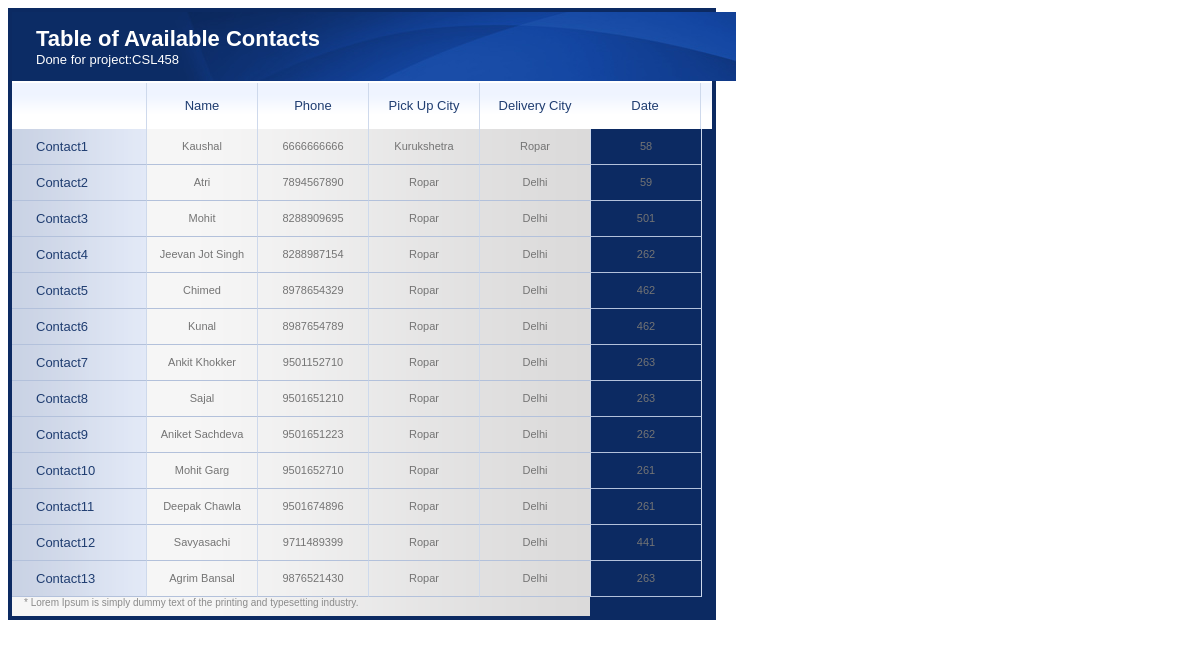
Page /MyTruck/procrap/index2.php on the committed database.
### tables this page shows
CREATE TABLE IF NOT EXISTS `Trucks` (
  `Name` varchar(50) NOT NULL,
  `Phone number` bigint(10) NOT NULL,
  `Initial Place` varchar(50) NOT NULL,
  `Destination` varchar(50) NOT NULL,
  `Time Left in Departure` int(11) NOT NULL,
  UNIQUE KEY `Phone number` (`Phone number`)
);

### MyTruck/query.php (called while the page is built, shortened)
<?php
$counter=0;
$p=$_POST['initial'];
$r=$_POST['destination'];
if ($p&&$r)
	$sel=mysql_query("select count(*) AS c from `Trucks` WHERE `Initial Place`='".$p."' AND `Destination`='".$r."'");
else if ($p)
	$sel=mysql_query("select count(*) AS c from `Trucks` WHERE `Initial Place`='".$p."' ");
else if ($r)
	$sel=mysql_query("select count(*) AS c from `Trucks` WHERE `Destination`='".$r."'");
else
	$sel=mysql_query("select count(*) AS c from `Trucks`");
$sel=mysql_fetch_assoc($sel);
$count=$sel['c'];
if ($p&&$r)
	$sell=mysql_query("select * from `Trucks` WHERE `Initial Place`='".$p."' AND `Destination`='".$r."'");
else if ($p)
	$sell=mysql_query("select * from `Trucks` WHERE `Initial Place`='".$p."' ");
else if ($r)
	$sell=mysql_query("select * from `Trucks` WHERE `Destination`='".$r."'");
else
	$sell=mysql_query("select * from `Trucks`");
$arr = array();
for ($x=0; $x<$count; $x++)
  {
		$arr[$x] = array();
  }
while($log=mysql_fetch_array($sell))
{
	$arr[$counter][0]=$log['Name'];$arr[$counter][1]=$log['Phone number'];$arr[$counter][2]=$log['Initial Place'];$arr[$counter][3]=$log['Destination'];$arr[$counter][4]=$log['Time Left in Departure'];;
	$counter+=1;
}
?>

### MyTruck/procrap/index2.php (the view, shortened to what this page needs)
<!DOCTYPE html PUBLIC "-//W3C//DTD XHTML 1.0 Transitional//EN" "http://www.w3.org/TR/xhtml1/DTD/xhtml1-transitional.dtd">
<html xmlns="http://www.w3.org/1999/xhtml">
<head>
<link href="style.css" rel="stylesheet" type="text/css" />
</head>
<body>
<div id="psdgraphics-com-table">
<div id="psdg-header">
<span class="psdg-bold">Table of Available Contacts</span><br />
Done for project:CSL458
</div>
<div id="psdg-top">
<div class="psdg-top-cell" style="text-align:left; padding-left: 24px;"></div>
<div class="psdg-top-cell">Name</div>
<div class="psdg-top-cell">Phone</div>
<div class="psdg-top-cell">Pick Up City</div>
<div class="psdg-top-cell" style="border:none;">Delivery City</div>
<div class="psdg-top-cell">Date</div>
</div>
<div id="psdg-middle">
<?php include("query.php");
$cnt=0;
		while ($cnt<$count)
		{
echo('<div class="psdg-left">Contact'.($cnt+1).'</div>');
echo('<div class="psdg-right">'.$arr[$cnt][0].'</div>');
echo('<div class="psdg-right">'.$arr[$cnt][1].'</div>');
echo('<div class="psdg-right">'.$arr[$cnt][2].'</div>');
echo('<div class="psdg-right">'.$arr[$cnt][3].'</div>');
echo('<div class="psdg-right">'.$arr[$cnt][4].'</div>');
$cnt+=1;}
?>
</div>
<div id="psdg-footer">
* Lorem Ipsum is simply dummy text of the printing and typesetting industry.
</div>
</div>
</body>
</html>

### MyTruck/css/style.css (style rules this page uses)
#psdgraphics-com-table { margin:0; padding: 4px; width: 700px; font: 11px Arial, Helvetica, sans-serif; color:#747474; background-color:#0c2a62; }
#psdg-header { margin:0; padding: 14px 0 0 24px; width: 700px; height: 55px; color:#FFF; font-size:13px; background: #0c2c65 url(images/head-bcg.jpg) no-repeat right top; }
.psdg-bold { font: bold 22px Arial, Helvetica, sans-serif; }
#psdg-top { margin:0; padding: 0; width: 700px; height: 46px; border-top: 2px solid #FFF; background: #eff4ff url(images/top-light-blue.png) repeat-x left top; }
.psdg-top-cell { float:left; padding: 15px 0 0 0; text-align:center; width:110px; height: 31px; border-right: 1px solid #ced9ec; color:#1f3d71; font: 13px Arial, Helvetica, sans-serif; }
#psdg-middle { margin:0; padding: 0; width: 700px; background: #f6f6f6 url(images/center-bcg.png) repeat-y right top; }
.psdg-left { float:left; margin:0; padding: 10px 0 0 24px; width: 110px; text-align: left; height: 25px; border-right: 1px solid #ced9ec; border-bottom: 1px solid #b3c1db; color:#1f3d71; font: 13px Arial, Helvetica, sans-serif; background: #e4ebf8 url(images/center-blue.png) repeat-y left top; }
.psdg-right { float:left; margin:0; padding: 11px 0 0 0; width: 110px; text-align:center; height: 24px; border-right: 1px solid #ced9ec; border-bottom: 1px solid #b3c1db; }
#psdg-footer { font-size: 10px; color:#8a8a8a; margin:0; padding: 8px 0 8px 12px; width: 566px; background: #f6f6f6 url(images/center-bcg.png) repeat-y right top; }

### rows in the picture
trucks: Name "Kaushal", Phone number "6666666666", Initial Place "Kurukshetra", Destination "Ropar", Time Left in Departure "58"
trucks: Name "Atri", Phone number "7894567890", Initial Place "Ropar", Destination "Delhi", Time Left in Departure "59"
trucks: Name "Mohit", Phone number "8288909695", Initial Place "Ropar", Destination "Delhi", Time Left in Departure "501"
trucks: Name "Jeevan Jot Singh", Phone number "8288987154", Initial Place "Ropar", Destination "Delhi", Time Left in Departure "262"
trucks: Name "Chimed", Phone number "8978654329", Initial Place "Ropar", Destination "Delhi", Time Left in Departure "462"
trucks: Name "Kunal", Phone number "8987654789", Initial Place "Ropar", Destination "Delhi", Time Left in Departure "462"
trucks: Name "Ankit Khokker", Phone number "9501152710", Initial Place "Ropar", Destination "Delhi", Time Left in Departure "263"
trucks: Name "Sajal", Phone number "9501651210", Initial Place "Ropar", Destination "Delhi", Time Left in Departure "263"
trucks: Name "Aniket Sachdeva", Phone number "9501651223", Initial Place "Ropar", Destination "Delhi", Time Left in Departure "262"
trucks: Name "Mohit Garg", Phone number "9501652710", Initial Place "Ropar", Destination "Delhi", Time Left in Departure "261"
trucks: Name "Deepak Chawla", Phone number "9501674896", Initial Place "Ropar", Destination "Delhi", Time Left in Departure "261"
trucks: Name "Savyasachi", Phone number "9711489399", Initial Place "Ropar", Destination "Delhi", Time Left in Departure "441"
trucks: Name "Agrim Bansal", Phone number "9876521430", Initial Place "Ropar", Destination "Delhi", Time Left in Departure "263"
